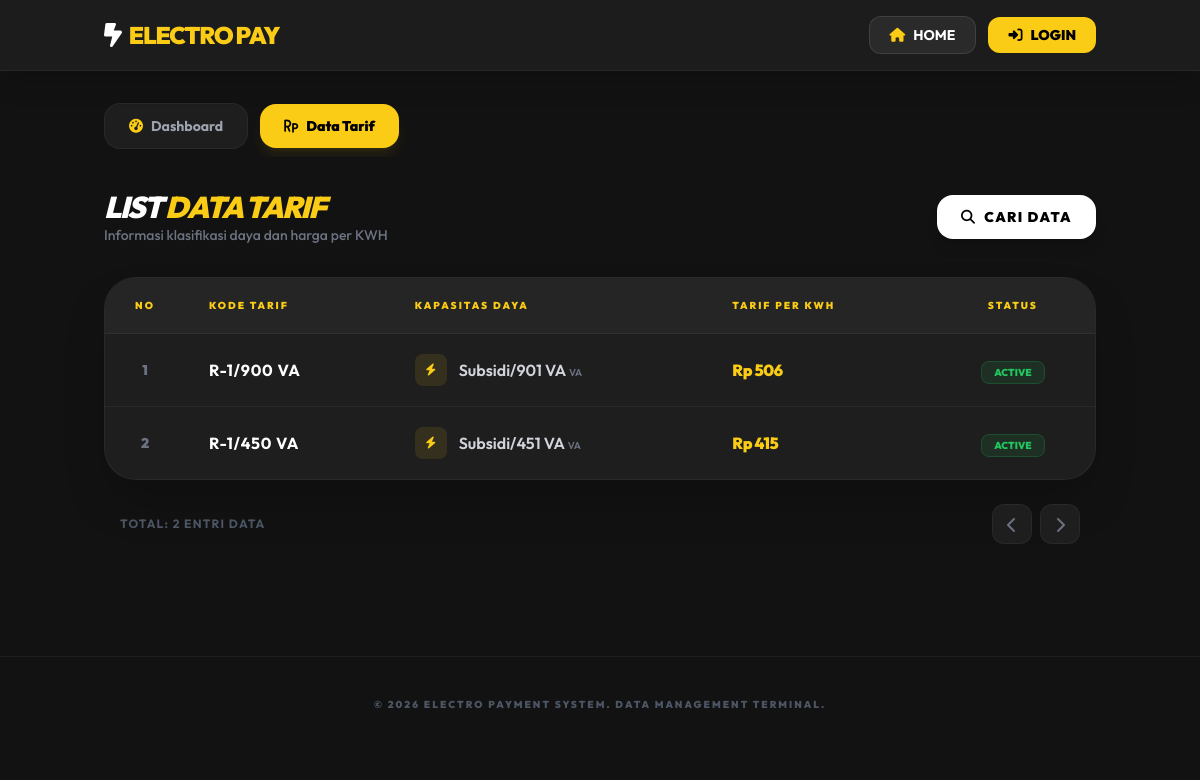
/data_tarif_user.php, run on the app's committed database.
### tables this page shows
CREATE TABLE `payment_tarif` (
  `id` int(11) NOT NULL,
  `kodetarif` varchar(50) DEFAULT NULL,
  `daya` varchar(50) NOT NULL,
  `tarifperkwh` varchar(50) NOT NULL
);

### data_tarif_user.php (the view, shortened to what this page needs)
<?php
include 'koneksi.php';
$query = mysqli_query($koneksi, "SELECT * FROM payment_tarif ORDER BY id DESC") or die(mysqli_error($koneksi));
?>
<!DOCTYPE html>
<html lang="en">
<head>
    <script src="https://cdn.tailwindcss.com"></script>
    <link rel="stylesheet" href="https://cdnjs.cloudflare.com/ajax/libs/font-awesome/6.5.1/css/all.min.css" />
</head>
<body class="bg-[#121212] text-white min-h-screen">
    <header class="sticky top-0 z-50 bg-[#1e1e1e]/90 backdrop-blur-lg border-b border-white/5 shadow-xl">
        <div class="container mx-auto px-4 py-4 flex justify-between items-center">
            <a class="text-2xl font-black text-yellow-400 flex items-center gap-2 uppercase tracking-tighter">
                <i class="fa-solid fa-bolt-lightning text-white"></i> Electro Pay
            </a>
            <div class="flex items-center gap-3">
                <a href="beranda.php" class="flex items-center gap-2 bg-[#2a2a2a] text-white hover:bg-white hover:text-black px-5 py-2 rounded-xl text-sm font-bold transition border border-white/10">
                    <i class="fa-solid fa-house text-yellow-400"></i> <span class="hidden sm:inline">HOME</span>
                </a>
                <a href="login.php" class="flex items-center gap-2 bg-yellow-400 text-black px-5 py-2 rounded-xl text-sm font-black transition transform hover:scale-105">
                    <i class="fa-solid fa-right-to-bracket"></i> LOGIN
                </a>
            </div>
        </div>
    </header>
    <main class="container mx-auto px-4 py-8">
        <nav class="mb-8 overflow-x-auto">
            <ul class="flex items-center gap-3 min-w-max pb-2">
                <li>
                    <a href="beranda.php" class="flex items-center gap-2 bg-[#1e1e1e] hover:bg-[#2a2a2a] text-gray-400 px-6 py-3 rounded-2xl text-sm font-bold transition border border-white/5">
                        <i class="fa-solid fa-gauge-high text-yellow-400"></i> Dashboard
                    </a>
                </li>
                <li>
                    <a href="data_tarif.php" class="flex items-center gap-2 bg-yellow-400 text-black px-6 py-3 rounded-2xl text-sm font-black shadow-lg shadow-yellow-400/10 transition">
                        <i class="fa-solid fa-rupiah-sign"></i> Data Tarif
                    </a>
                </li>
            </ul>
        </nav>
        <div class="flex flex-col md:flex-row justify-between items-start md:items-center gap-4 mb-8">
            <div>
                <h2 class="text-3xl font-black uppercase italic tracking-tighter">List <span class="text-yellow-400">Data Tarif</span></h2>
                <p class="text-gray-500 font-medium text-sm">Informasi klasifikasi daya dan harga per KWH</p>
            </div>
            <a href="search_komite.php" class="flex items-center gap-2 bg-white hover:bg-yellow-400 text-black px-6 py-3 rounded-2xl font-black text-sm transition-all shadow-lg hover:shadow-yellow-400/20 uppercase tracking-widest">
                <i class="fa-solid fa-magnifying-glass"></i> Cari Data
            </a>
        </div>
        <div class="bg-[#1e1e1e] rounded-[2rem] border border-white/5 overflow-hidden shadow-2xl">
            <div class="overflow-x-auto">
                <table class="w-full text-left border-collapse">
                    <thead>
                        <tr class="bg-[#252525] border-b border-white/5">
                            <th class="px-6 py-5 text-[10px] font-black text-yellow-400 uppercase tracking-[0.2em] text-center w-20">No</th>
                            <th class="px-6 py-5 text-[10px] font-black text-yellow-400 uppercase tracking-[0.2em]">Kode Tarif</th>
                            <th class="px-6 py-5 text-[10px] font-black text-yellow-400 uppercase tracking-[0.2em]">Kapasitas Daya</th>
                            <th class="px-6 py-5 text-[10px] font-black text-yellow-400 uppercase tracking-[0.2em]">Tarif Per KWH</th>
                            <th class="px-6 py-5 text-[10px] font-black text-yellow-400 uppercase tracking-[0.2em] text-center">Status</th>
                        </tr>
                    </thead>
                    <tbody class="divide-y divide-white/5">
                        <?php
                        $no = 1;
                        while ($row = mysqli_fetch_array($query)) {
                        ?>
                        <tr class="hover:bg-white/[0.02] transition-colors group">
                            <td class="px-6 py-5 text-sm font-black text-gray-500 text-center"><?= $no; ?></td>
                            <td class="px-6 py-5">
                                <span class="text-white font-bold tracking-wider"><?= $row['kodetarif']; ?></span>
                            </td>
                            <td class="px-6 py-5">
                                <div class="flex items-center gap-3">
                                    <div class="w-8 h-8 rounded-lg bg-yellow-400/10 flex items-center justify-center text-yellow-400 text-xs">
                                        <i class="fa-solid fa-bolt"></i>
                                    </div>
                                    <span class="text-gray-300 font-semibold"><?= $row['daya']; ?> <span class="text-[10px] text-gray-500">VA</span></span>
                                </div>
                            </td>
                            <td class="px-6 py-5">
                                <span class="text-yellow-400 font-black tracking-tight">Rp <?= number_format($row['tarifperkwh'], 0, ',', '.'); ?></span>
                            </td>
                            <td class="px-6 py-5 text-center">
                                <span class="px-3 py-1 bg-green-500/10 text-green-500 text-[10px] font-black rounded-lg uppercase border border-green-500/20">Active</span>
                            </td>
                        </tr>
                        <?php
                        $no++;
                        }
                        ?>
                    </tbody>
                </table>
            </div>
        </div>
        <div class="mt-6 flex items-center justify-between px-4">
            <p class="text-xs text-gray-600 font-bold uppercase tracking-widest">Total: <?= mysqli_num_rows($query); ?> Entri Data</p>
            <div class="flex gap-2">
                <button class="p-2 w-10 h-10 rounded-xl bg-[#1e1e1e] border border-white/5 text-gray-500 hover:text-yellow-400 transition cursor-not-allowed">
                    <i class="fa-solid fa-chevron-left"></i>
                </button>
                <button class="p-2 w-10 h-10 rounded-xl bg-[#1e1e1e] border border-white/5 text-gray-500 hover:text-yellow-400 transition">
                    <i class="fa-solid fa-chevron-right"></i>
                </button>
            </div>
        </div>
    </main>
    <footer class="mt-20 py-10 border-t border-white/5 text-center">
        <p class="text-gray-600 text-[10px] font-black uppercase tracking-[0.2em]">
            &copy; 2026 Electro Payment System. Data Management Terminal.
        </p>
    </footer>
</body>
</html>

### data_tarif_user.php (style rules this page uses)
body { font-family: 'Outfit', sans-serif; }

### data on the page
payment_tarif: kodetarif "R-1/900 VA", daya "Subsidi/901 VA", tarifperkwh "506"
payment_tarif: kodetarif "R-1/450 VA", daya "Subsidi/451 VA", tarifperkwh "415"

### other printed values
mysqli_num_rows($query) "2"
